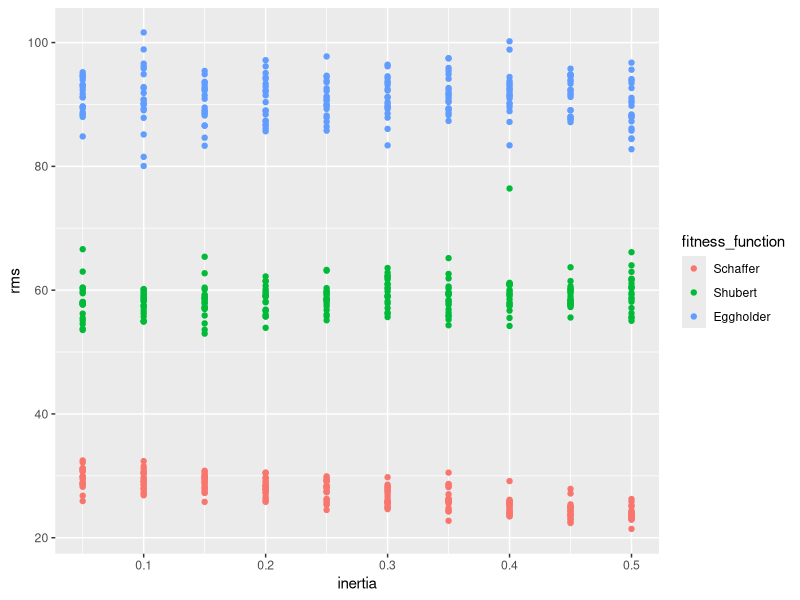
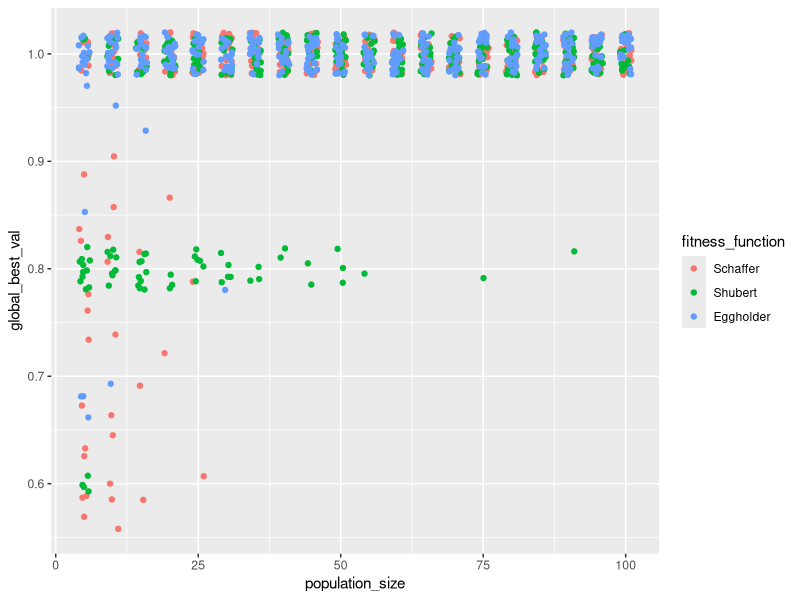

Here is the R script that generated these plots, in order:
# Experiment 1: Inertia effect on dispersion
install.packages("tidyverse")
library(dplyr)
library(ggplot2)

install.packages("caret")
library(caret)


rms <- function(X, Y) {
  x_mean <- mean(X)
  y_mean <- mean(Y)
  n <- length(X)
  
  return(sqrt(1/n * sum((X - x_mean)^2 + (Y - y_mean)^2)))
}

## Schaffer
schaffer <- read.csv("netlogo_inertia_penalty_constraints_schaffer_coordinates.csv", 
                     header = FALSE, col.names = c("fitness_function", "run_nr", "inertia", "particle_nr", "x", "y"))

dispersion_schaffer <- schaffer %>% group_by(fitness_function, inertia, run_nr) %>% summarize(rms = rms(x,y)) 

lm_schaffer <- lm(rms ~ inertia, dispersion_schaffer)
summary(lm_schaffer)

## Shubert
shubert <- read.csv("netlogo_inertia_penalty_constraints_shubert_coordinates.csv", 
                     header = FALSE, col.names = c("fitness_function", "run_nr", "inertia", "particle_nr", "x", "y"))

dispersion_shubert <- shubert %>% group_by(fitness_function, inertia, run_nr) %>% summarize(rms = rms(x,y)) 

lm_shubert <- lm(rms ~ inertia, dispersion_shubert)
summary(lm_shubert)

## Eggholder
eggholder <- read.csv("netlogo_inertia_penalty_constraints_eggholder_coordinates.csv", 
                     header = FALSE, col.names = c("fitness_function", "run_nr", "inertia", "particle_nr", "x", "y"))

dispersion_eggholder <- eggholder %>% group_by(fitness_function, inertia, run_nr) %>% summarize(rms = rms(x,y)) 

lm_eggholder <- lm(rms ~ inertia, dispersion_eggholder)
summary(lm_eggholder)

## Together
experiment1_all <- bind_rows(dispersion_schaffer, dispersion_shubert, dispersion_eggholder)
experiment1_all$fitness_function <- factor(experiment1_all$fitness_function, 
                                          levels=c("Fitness function Schaffer", "Fitness function Shubert", "Fitness function Eggholder"),
                                          labels=c("Schaffer", "Shubert", "Eggholder"))

lm_all <- lm(rms ~ inertia + fitness_function + inertia:fitness_function, experiment1_all)
summary(lm_all)

ggplot(experiment1_all, aes(x=inertia, y=rms)) + 
  geom_point(aes(colour = fitness_function))


# Experiment 2: Effect of population-size on global-best-val

experiment2 <- read.csv("netlogo_population_size_best_vals.csv", 
                        header = FALSE, col.names = c("run_nr", "fitness_function", "population_size", "global_best_val"))

experiment2$fitness_function <- factor(experiment2$fitness_function, 
                                          levels=c("Fitness function Schaffer", "Fitness function Shubert", "Fitness function Eggholder"),
                                          labels=c("Schaffer", "Shubert", "Eggholder"))

lm_experiment2 <- lm(global_best_val ~ population_size, experiment2)
summary(lm_experiment2)

ggplot(experiment2, aes(x=population_size, y=global_best_val)) + 
  geom_point(aes(colour = fitness_function), position = position_jitter(width = 1, height = 0.02))
